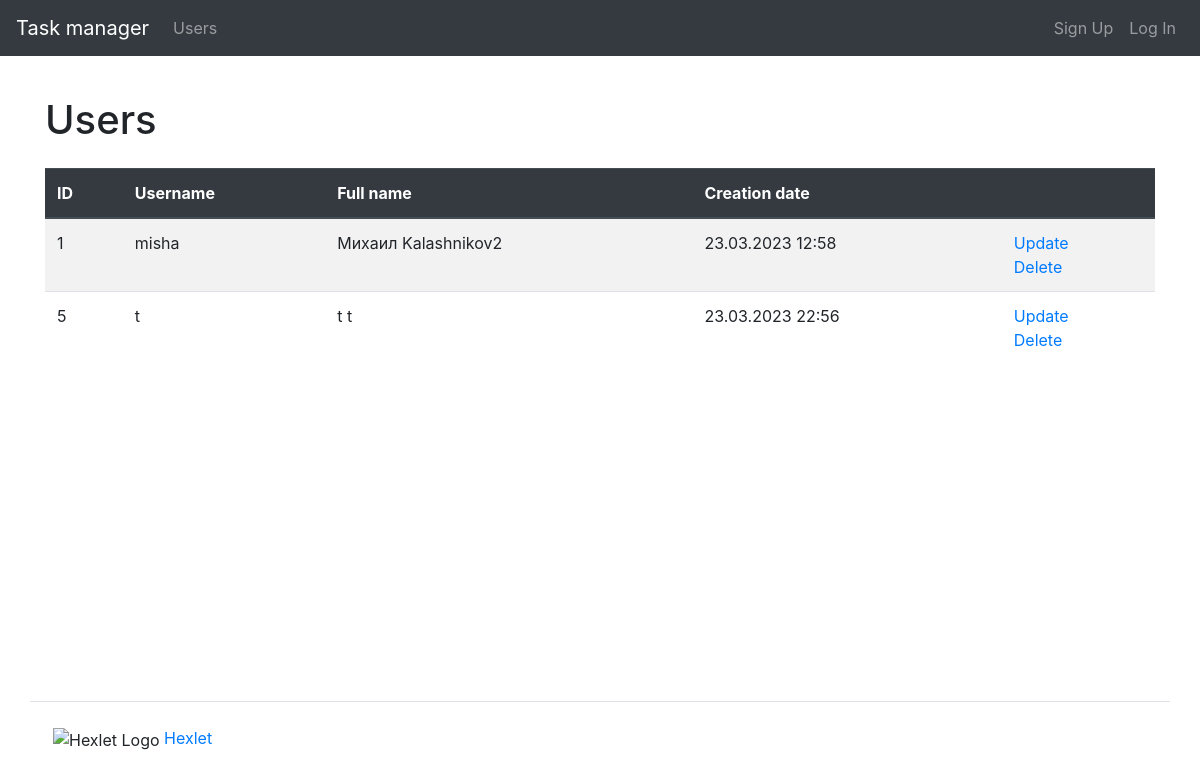
The app's page /users/, older data.
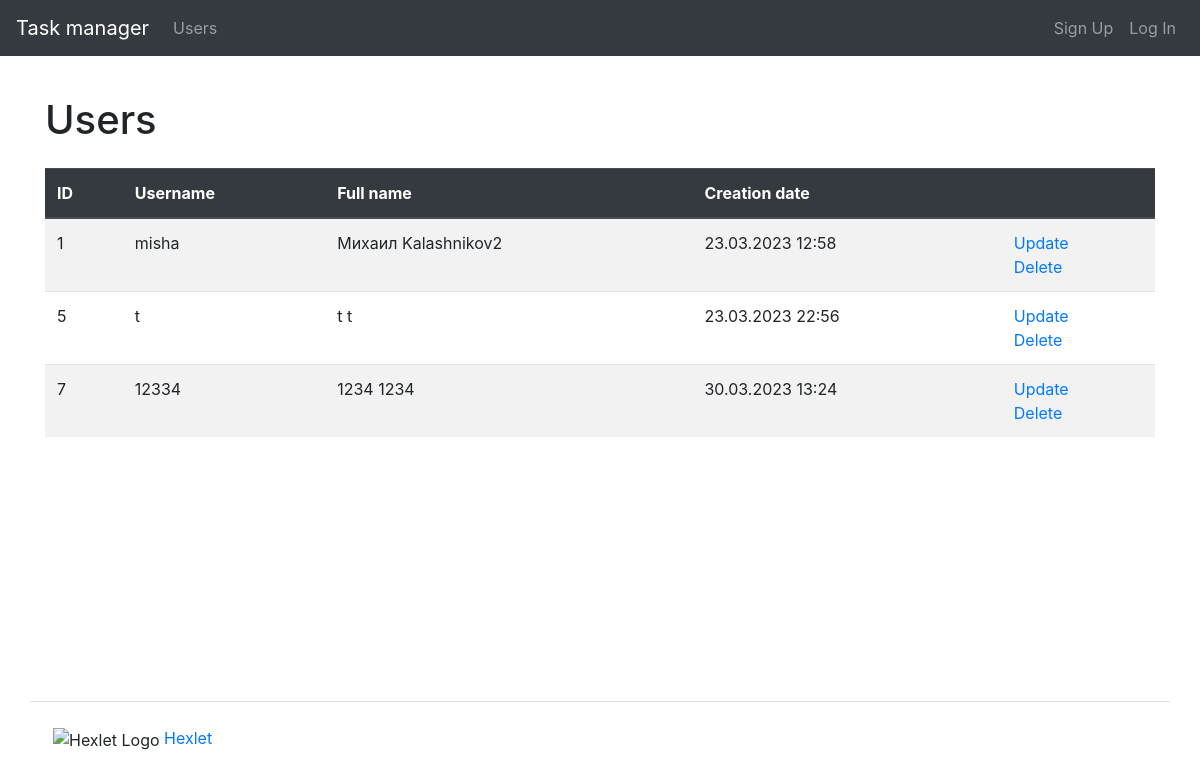
The same page, newer data.
### task_manager/users/models.py (models this page shows, shortened)
class User(AbstractUser):
    first_name = models.CharField(max_length=150)
    last_name = models.CharField(max_length=150)

### task_manager/users/views.py (the view)
# urls.py: path('', Users.as_view(), name='users'),
class Users(ListView):
    model = User
    template_name = 'users/all.html'
    context_object_name = 'users'
    extra_context = {'title': _('Users')}

### task_manager/templates/users/all.html (shortened to what this page needs)
{% extends "base.html" %}
{% load bootstrap4 %}
{% load i18n %}
{% block content %}
    <h1 class="my-4">{{ title }}</h1>
    <table class="table table-striped">
        <thead class="thead-dark">
            <tr>
                <th>ID</th>
                <th>{% trans 'Username' %}</th>
                <th>{% trans 'Full name' %}</th>
                <th>{% trans 'Creation date' %}</th>
                <th></th>
            </tr>
        </thead>
        <tbody>
            {% if users %}
                {% for user in users %}
                    <tr>
                        <td>{{ user.id }}</td>
                        <td>{{ user.username }}</td>
                        <td>{{ user.first_name }} {{ user.last_name }}</td>
                        <td>{{ user.date_joined|date:"d.m.Y H:i" }}</td>
                        <td>
                          <a href="{% url 'user_update' user.id %}">{% trans 'Update' %}</a>
                          <br>
                          <a href="{% url 'user_delete' user.id %}">{% trans 'Delete' %}</a>
                        </td>
                    </tr>
                {% endfor %}
            {% endif %}
        </tbody>
    </table>
{% endblock content %}

Row changes from the older to the newer data that the page shows:
added User: id "7", username "12334", first_name "1234", last_name "1234", date_joined "30.03.2023 13:24"
